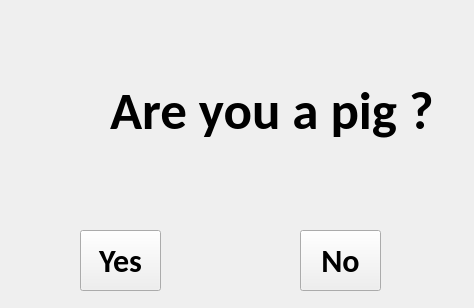
<?xml version="1.0" encoding="UTF-8"?>
<ui version="4.0">
 <class>Are_You_A_Pig</class>
 <widget class="QWidget" name="Are_You_A_Pig">
  <property name="geometry">
   <rect>
    <x>0</x>
    <y>0</y>
    <width>474</width>
    <height>308</height>
   </rect>
  </property>
  <property name="windowTitle">
   <string>Are_You_A_Pig</string>
  </property>
  <widget class="QLabel" name="label_Index">
   <property name="geometry">
    <rect>
     <x>110</x>
     <y>40</y>
     <width>481</width>
     <height>141</height>
    </rect>
   </property>
   <property name="font">
    <font>
     <family>Calibri</family>
     <pointsize>40</pointsize>
     <weight>75</weight>
     <italic>false</italic>
     <bold>true</bold>
    </font>
   </property>
   <property name="text">
    <string>Are you a pig ?</string>
   </property>
   <property name="textFormat">
    <enum>Qt::PlainText</enum>
   </property>
   <property name="margin">
    <number>-1</number>
   </property>
  </widget>
  <widget class="QPushButton" name="pushButton_1">
   <property name="geometry">
    <rect>
     <x>80</x>
     <y>230</y>
     <width>81</width>
     <height>61</height>
    </rect>
   </property>
   <property name="font">
    <font>
     <family>Calibri</family>
     <pointsize>24</pointsize>
     <weight>75</weight>
     <italic>false</italic>
     <bold>true</bold>
    </font>
   </property>
   <property name="text">
    <string>Yes</string>
   </property>
  </widget>
  <widget class="QPushButton" name="pushButton_2">
   <property name="geometry">
    <rect>
     <x>300</x>
     <y>230</y>
     <width>81</width>
     <height>61</height>
    </rect>
   </property>
   <property name="font">
    <font>
     <family>Calibri</family>
     <pointsize>24</pointsize>
     <weight>75</weight>
     <italic>false</italic>
     <bold>true</bold>
    </font>
   </property>
   <property name="text">
    <string>No</string>
   </property>
  </widget>
 </widget>
 <layoutdefault spacing="6" margin="11"/>
 <resources/>
 <connections/>
</ui>
